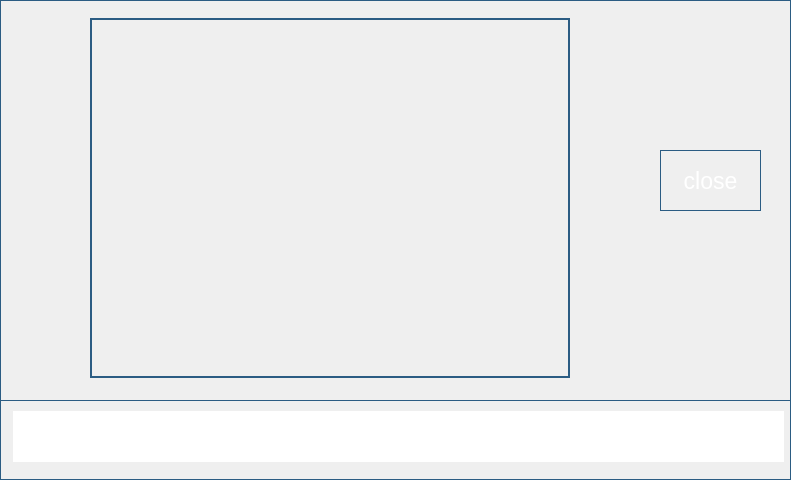
<?xml version="1.0" encoding="UTF-8"?>
<ui version="4.0">
 <class>Hp_Twice_kjg</class>
 <widget class="QWidget" name="Hp_Twice_kjg">
  <property name="geometry">
   <rect>
    <x>0</x>
    <y>0</y>
    <width>791</width>
    <height>480</height>
   </rect>
  </property>
  <property name="windowTitle">
   <string>Form</string>
  </property>
  <property name="styleSheet">
   <string notr="true">
background-image:url(:/res/res/setting_background.png);

border:1px solid #2B5C83;

</string>
  </property>
  <widget class="QFrame" name="frame">
   <property name="geometry">
    <rect>
     <x>0</x>
     <y>0</y>
     <width>791</width>
     <height>401</height>
    </rect>
   </property>
   <property name="styleSheet">
    <string notr="true">background-image:url(:/res/res/setting_background.png);
/*
border:1px solid #2B5C83;
*/</string>
   </property>
   <property name="frameShape">
    <enum>QFrame::StyledPanel</enum>
   </property>
   <property name="frameShadow">
    <enum>QFrame::Raised</enum>
   </property>
   <widget class="QPushButton" name="pushButton_close">
    <property name="geometry">
     <rect>
      <x>660</x>
      <y>150</y>
      <width>101</width>
      <height>61</height>
     </rect>
    </property>
    <property name="font">
     <font>
      <pointsize>17</pointsize>
     </font>
    </property>
    <property name="styleSheet">
     <string notr="true">border:1px solid #2B5C83;
color: rgb(255, 255, 255);</string>
    </property>
    <property name="text">
     <string>close</string>
    </property>
   </widget>
   <widget class="QScrollArea" name="scrollArea">
    <property name="geometry">
     <rect>
      <x>90</x>
      <y>18</y>
      <width>480</width>
      <height>360</height>
     </rect>
    </property>
    <property name="widgetResizable">
     <bool>true</bool>
    </property>
    <widget class="QWidget" name="scrollAreaWidgetContents">
     <property name="geometry">
      <rect>
       <x>0</x>
       <y>0</y>
       <width>478</width>
       <height>358</height>
      </rect>
     </property>
     <widget class="QLabel" name="label_pic">
      <property name="geometry">
       <rect>
        <x>0</x>
        <y>0</y>
        <width>480</width>
        <height>360</height>
       </rect>
      </property>
      <property name="text">
       <string/>
      </property>
     </widget>
    </widget>
   </widget>
  </widget>
  <widget class="QFrame" name="frame_2">
   <property name="geometry">
    <rect>
     <x>0</x>
     <y>401</y>
     <width>791</width>
     <height>79</height>
    </rect>
   </property>
   <property name="styleSheet">
    <string notr="true">border:0px solid #2B5C83;</string>
   </property>
   <property name="frameShape">
    <enum>QFrame::StyledPanel</enum>
   </property>
   <property name="frameShadow">
    <enum>QFrame::Raised</enum>
   </property>
   <widget class="QLabel" name="label_name">
    <property name="geometry">
     <rect>
      <x>13</x>
      <y>10</y>
      <width>771</width>
      <height>51</height>
     </rect>
    </property>
    <property name="font">
     <font>
      <pointsize>15</pointsize>
     </font>
    </property>
    <property name="styleSheet">
     <string notr="true">/*border-top:1px solid #2B5C83;*/
background-color: rgb(255, 255, 255,255);
color: rgb(255, 255, 255);
border:0px solid #2B5C83;</string>
    </property>
    <property name="text">
     <string>TextLabel</string>
    </property>
    <property name="alignment">
     <set>Qt::AlignCenter</set>
    </property>
    <property name="wordWrap">
     <bool>true</bool>
    </property>
   </widget>
  </widget>
 </widget>
 <resources/>
 <connections/>
</ui>
